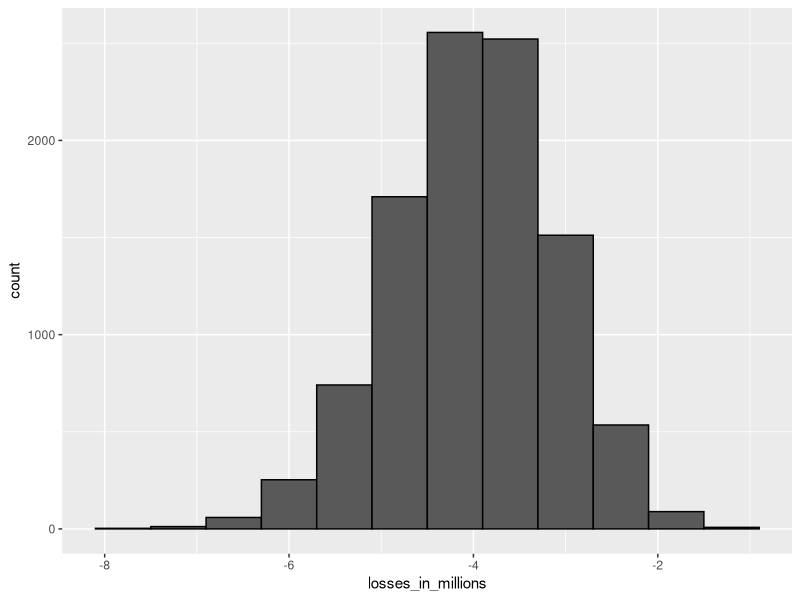

R code for this plot:
n <- 1000
loss_per_foreclosure <- -200000
p <- 0.02
defaults <- sample( c(0,1), n, prob=c(1-p, p), replace = TRUE)
sum(defaults * loss_per_foreclosure)

B <- 10000
losses <- replicate(B, {
  defaults <- sample( c(0,1), n, prob=c(1-p, p), replace = TRUE) 
  sum(defaults * loss_per_foreclosure)
})


mean(losses)

library(tidyverse)
data.frame(losses_in_millions = losses/10^6) %>%
  ggplot(aes(losses_in_millions)) +
  geom_histogram(binwidth = 0.6, col = "black")

n*(p*loss_per_foreclosure + (1-p)*0)    # expected value 
sqrt(n)*abs(loss_per_foreclosure)*sqrt(p*(1-p))    # standard error

l <- loss_per_foreclosure
z <- qnorm(0.01)
x = -l*( n*p - z*sqrt(n*p*(1-p)))/ ( n*(1-p) + z*sqrt(n*p*(1-p)))
x
x/180000    # interest rate
loss_per_foreclosure*p + x*(1-p)    # expected value of the profit per loan
n*(loss_per_foreclosure*p + x*(1-p))


B <- 100000
profit <- replicate(B, {
  draws <- sample( c(x, loss_per_foreclosure), n, 
                   prob=c(1-p, p), replace = TRUE) 
  sum(draws)
})
mean(profit)    # expected value of the profit over n loans
mean(profit<0)    # probability of losing money

n*(p*loss_per_foreclosure + (1-p)*6249.181)    # expected value 
(p*loss_per_foreclosure + (1-p)*6249.181)    # expected value 


p <- 0.04
x <- 0.05*180000
profit <- replicate(B, {
  new_p <- 0.04 + sample(seq(-0.01, 0.01, length = 100), 1)
  draws <- sample( c(x, loss_per_foreclosure), n, 
                   prob=c(1-new_p, new_p), replace = TRUE)
  sum(draws)
})
mean(profit)    # expected profit
mean(profit < 0)    # probability of losing money
mean(profit < -10000000)    # probability of losing over $10 million